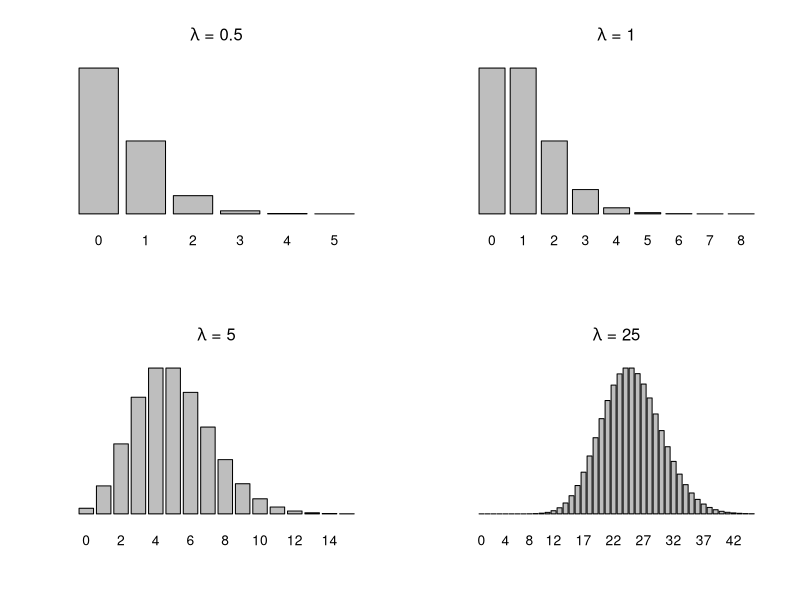
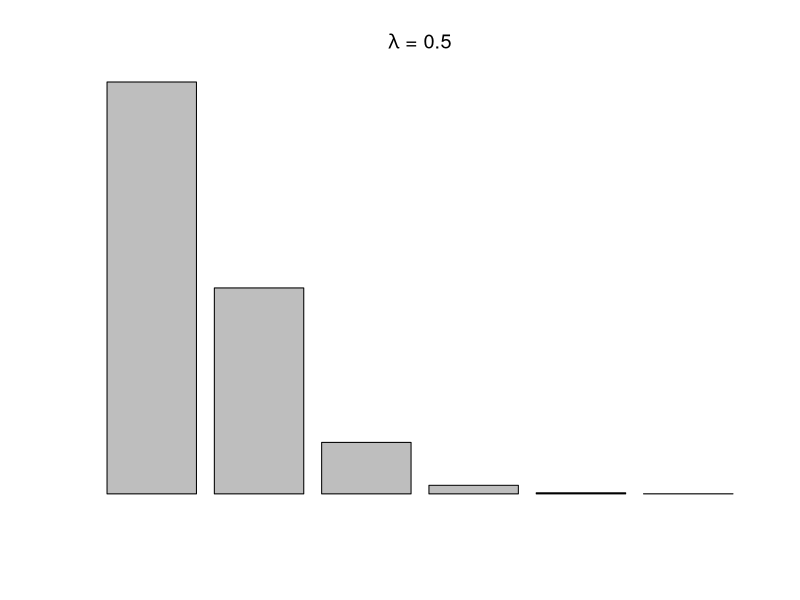

Generate these figures, in order, with R:
## ---- chunk 1
oldpar <- par(mfrow = c(2, 2))
lambda <- c(0.5, 1, 5, 25)
x <- list(x0 = 0:5,
          x1 = 0:8,
          x2 = 0:15,
          x3 = 0:45
          )
##for (i in 1:4){
    xx <- x[[1]]
    names(xx) <- xx
##    yy <- lambda[i]
    barplot(dpois(xx, lambda = lambda[1]), axes = FALSE,
##            main = paste(expression(lambda), "=", yy))
            main = expression(paste(lambda, " = ", 0.5)))
    xx <- x[[2]]
    names(xx) <- xx
##    yy <- lambda[i]
    barplot(dpois(xx, lambda = lambda[2]), axes = FALSE,
##            main = paste(expression(lambda), "=", yy))
            main = expression(paste(lambda, " = ", 1)))
    xx <- x[[3]]
    names(xx) <- xx
##    yy <- lambda[i]
    barplot(dpois(xx, lambda = lambda[3]), axes = FALSE,
##            main = paste(expression(lambda), "=", yy))
            main = expression(paste(lambda, " = ", 5)))
    xx <- x[[4]]
    names(xx) <- xx
##    yy <- lambda[i]
    barplot(dpois(xx, lambda = lambda[4]), axes = FALSE,
##            main = paste(expression(lambda), "=", yy))
            main = expression(paste(lambda, " = ", 25)))
##}
par(oldpar)
## ---- chunk 2
barplot(dpois(0:5, lambda = 0.5), axes = FALSE, 
        main = expression(paste(lambda, " = ", 0.5)))
## ---- chunk 3
dpois(0:5, lambda = 0.5)
